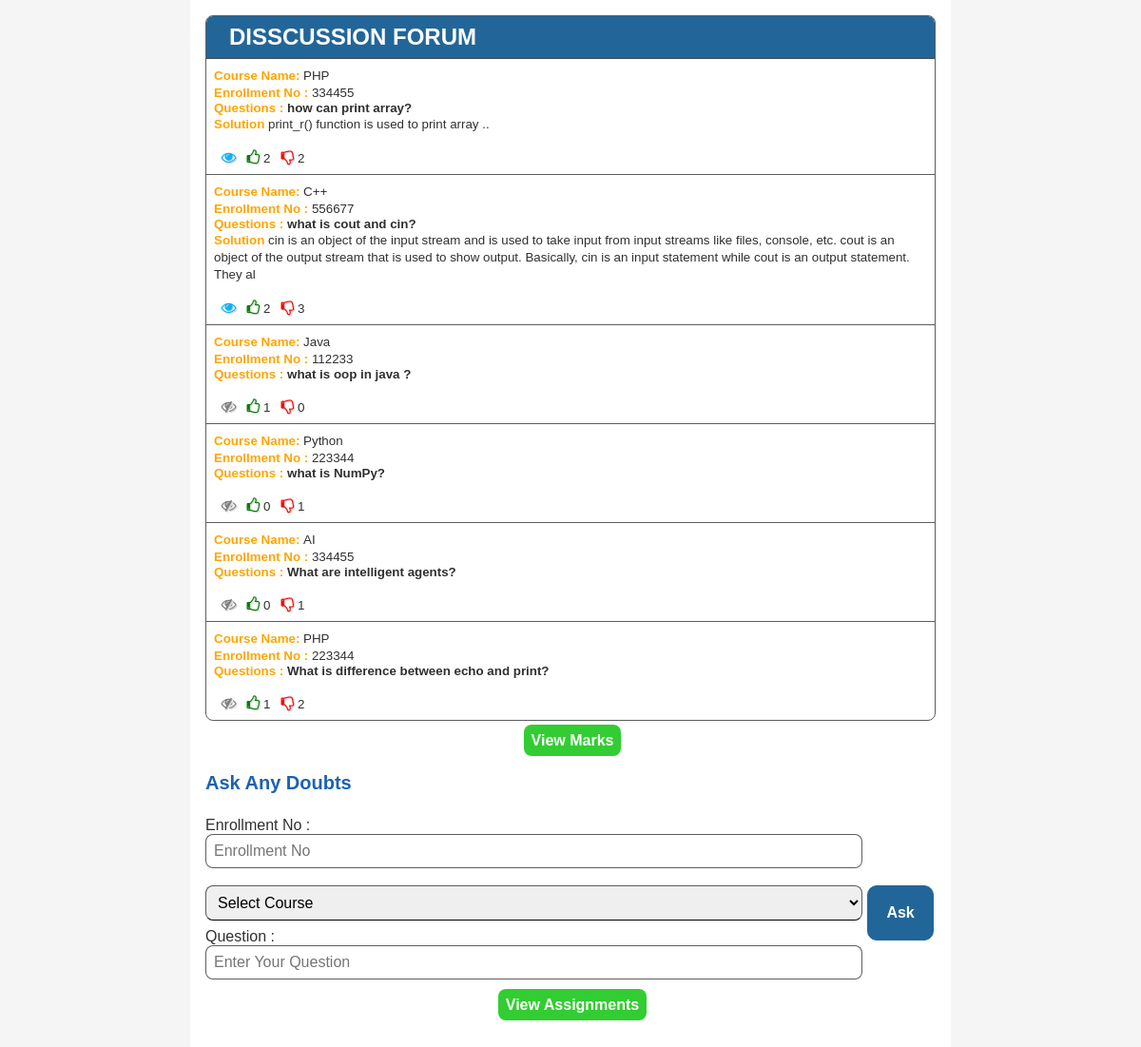
Page /?action=discussion_forum on the committed database.
### tables this page shows
CREATE TABLE `doubts` (
  `ID` int(255) NOT NULL,
  `enrollment` varchar(255) NOT NULL,
  `courseID` int(255) NOT NULL,
  `Questions` varchar(255) NOT NULL,
  `Answers` varchar(255) NOT NULL,
  `likes` int(255) NOT NULL DEFAULT 0,
  `dislikes` int(255) NOT NULL DEFAULT 0,
  `is_seen` int(11) NOT NULL DEFAULT 0
);

CREATE TABLE `courses` (
  `courseID` int(255) NOT NULL,
  `courseName` varchar(255) NOT NULL
);

### model/doubts.php (called while the page is built, shortened)
<?php
function get_doubts(){
    global $db;
    $query = 'SELECT doubts.ID ,doubts.enrollment,doubts.Questions,doubts.Answers,doubts.is_seen,doubts.likes,doubts.dislikes,courses.courseName FROM doubts JOIN courses ON courses.courseID = doubts.courseID ORDER BY doubts.is_seen DESC'   ;
    $statement = $db->prepare($query);
    $statement->execute();
    $doubts = $statement->fetchAll();
    return $doubts;
 }
 ?>

### view/discussion_forum.php (the view, shortened to what this page needs)
<?php
include('header.php');
?>
<section class="list" id="list">
    <header class="list__row list__header">
        <h1>Disscussion Forum</h1>
    </header>
    <?php foreach($doubts as $doubts): ?>
    <div class="list__row">
        <div class="list_item">
        <small>
        <b>Course Name: </b>
        <?= $doubts['courseName']?>
        <br>
        <b>Enrollment No : </b>
        <?= $doubts['enrollment']?>
        <br>
        <p class="bold">
        <b>Questions : </b>
        <?= $doubts['Questions']?>
        </p>
        <?php $seen = $doubts['is_seen'];
        if($seen !== '0'){?>
        <b> Solution </b>
        <?= $doubts['Answers']?>
        <br><br>
        <span> &nbsp; <i class="seen fa fa-eye" aria-hidden="true"></i></span>
            <?php }
            else
            {?> <br>
            <span>  &nbsp; <i class="unseen fa fa-eye-slash" aria-hidden="true"></i></span>
            <?php } ?>
             <a class="btn" href="./?action=like&doubt_id=<?=$doubts['ID'] ?>"><i class="like fa fa-thumbs-o-up" aria-hidden="true"></i></a>
             <?= $doubts['likes']?>
            <a class="btn" href="./?action=dislike&doubt_id=<?=$doubts['ID'] ?>"> <i class="dislike fa fa-thumbs-o-down" aria-hidden="true"></i></a>
             <?= $doubts['dislikes']?>
        </small>
        </div>
    </div>
    <?php endforeach; ?>
</section>
<p><a class="viewcourse" href=".?action=view_marks">View Marks</a></p>
<section id="add" class="add">
    <h2>Ask Any Doubts </h2>
    <form action="." method="post" id="add__form" class="add__form">
        <div class="add__inputs">
                <label> Enrollment No : </label>
                <input type="text" name="EnrollmentNo" maxlength="50" placeholder="Enrollment No" autofocus required>
                <br>
                <select name="course_id" required>
                    <option value=""> Select Course</option>
                </select>
                <label> Question : </label>
                <input type="text" name="Question" maxlength="50" placeholder="Enter Your Question" autofocus required>
                </div>
                <div class="add__addItem">
                <br><br>
                <br><br>
                <button class="add-button bold"> Ask </button>
        </div>
    </form>
</section>
<br>
<p><a class="viewcourse" href=".">View Assignments </a></p>
<br>
<br>
<?php
include('view/footer.php');
?>

### view/css/main.css (style rules this page uses)
.add > h2 { color: #1b62b3; font-size: 1.25rem; margin: 1.5rem 0 1.5rem; }
.add__form { width: 100%; display: grid; grid-template-columns: 80% 20%; column-gap: 5px; }
@media only screen and (min-width: 600px) { .add__form { grid-template-columns: 90% 10%; } }
.add__inputs { display: flex; justify-content: flex-start; flex-direction: column; }
.add__inputs > input, .add__inputs > select { font-size: 1rem; padding: 0.5rem; border: 1px solid rgba(69, 69, 71, 0.87); border-radius: 00.5rem; outline: none; }
.add__inputs > select { border-radius: 00.5rem; outline: none; border-bottom: 1px solid black; margin-bottom: 00.5rem; }
.add-button { color: #fff; font-size: 1rem; background: #226699; border: 1px solid #226699; border-radius: 10px; padding: 1.2rem; outline: none; }
.list { width: 100%; max-height: 70vh; overflow-y: scroll; overflow-x: hidden; color: #312f2f; margin-bottom: 0.75rem; border: 1px solid rgba(69, 69, 71, 0.87); border-radius: 00.5rem; display: flex; justify-content: flex-start; align-items: center; flex-direction: column; position: relative; }
@media only screen and (min-width: 400px) { .list { max-height: 75vh; } }
.list { -ms-overflow-style: none; scrollbar-width: none; }
.list__row { width: 100%; max-width: 100%; border-bottom: 1px solid rgba(69, 69, 71, 0.87); display: flex; justify-content: flex-start; align-items: center; flex-direction: row; color: #312f2f; padding: 0.5rem; }
.list__row:last-child { border: none; }
.list__header { width: 100%; padding: 0.5rem; position: sticky; top: 0; text-transform: uppercase; background-color: #226699; color: #fff; font-weight: bold; flex-grow: 1; display: flex; flex-direction: column; justify-content: space-between; }
@media only screen and (min-width: 800px) { .list__header { flex-direction: row; } }
.list__header h1 { display: flex; justify-content: flex-start; margin-left: 1rem; }
.viewcourse { background-color: limegreen; margin-left: 0.25rem; color: #fff; border: none; width: 20%; padding: 0.5rem; text-decoration: none; border-radius: 00.5rem; }
* { margin: 0; padding: 0; box-sizing: border-box; }
html { font-size: 16px; font-family: Arial, Helvetica, sans-serif; color: #312f2f; }
body { display: flex; justify-content: center; align-items: center; background-color: whitesmoke; min-height: 100vh; }
section { width: 100%; }
a { color: #226699; font-weight: bold; }
.bold { font-weight: bold; }
b { color: orange; }

### view/discussion_forum.php (style rules this page uses)
.seen { color: rgb(0, 183, 255); text-shadow: 1px 1px 1px #ccc; font-size: 1.0rem; }
.unseen { color:gray; text-shadow: 1px 1px 1px #ccc; font-size: 1.0rem; }
.like { color:green; text-shadow: 1px 1px 1px #ccc; font-size: 1.0rem; }
.dislike { color:red; text-shadow: 1px 1px 1px #ccc; font-size: 1.0rem; }
.btn { border: none; outline: none; background-color: white; }

### rows in the picture
doubts: courseID.courseName "PHP", enrollment "334455", Questions "how can print array?", Answers "print_r() function is used to print array ..", likes "2", dislikes "2"
doubts: courseID.courseName "C++", enrollment "556677", Questions "what is cout and cin?", Answers "cin is an object of the input stream and is used to take input from input streams like files, console, etc. cout is an object of the output stream that is used to show output. Basically, cin is an input statement while cout is an output statement. They al", likes "2", dislikes "3"
doubts: courseID.courseName "Java", enrollment "112233", Questions "what is oop in java ?", is_seen 0 (drawn), likes "1", dislikes "0"
doubts: courseID.courseName "Python", enrollment "223344", Questions "what is NumPy?", is_seen 0 (drawn), likes "0", dislikes "1"
doubts: courseID.courseName "AI", enrollment "334455", Questions "What are intelligent agents?", is_seen 0 (drawn), likes "0", dislikes "1"
doubts: courseID.courseName "PHP", enrollment "223344", Questions "What is difference between echo and print?", is_seen 0 (drawn), likes "1", dislikes "2"
